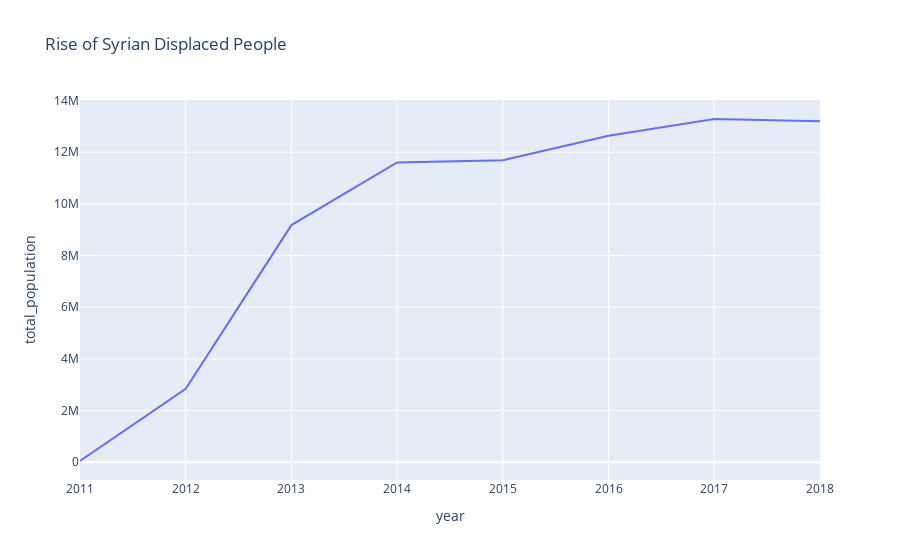

Notebook cell for this chart:
### Code cell
#interactive line plot 

import plotly.express as px

line_=syria.groupby("year")["total_population"].sum().reset_index()[11:]

fig = px.line(line_, x="year", y="total_population", title='Rise of Syrian Displaced People')
fig.show()

### Figure 1 — Plotly figure (JSON) as saved in the notebook; plotly's stock layout.template omitted (floating-point values rounded to 4 significant figures)
{"data": [{"hovertemplate": "year=%{x}<br>total_population=%{y}<extra></extra>", "legendgroup": "", "line": {"color": "#636efa", "dash": "solid"}, "mode": "lines", "name": "", "showlegend": false, "type": "scatter", "x": [2011, 2012, 2013, 2014, 2015, 2016, 2017, 2018], "xaxis": "x", "y": [48497, 2847018, 9180330, 11606526, 11690998, 12643092, 13288334, 13197248], "yaxis": "y"}], "layout": {"legend": {"tracegroupgap": 0}, "title": {"text": "Rise of Syrian Displaced People"}, "xaxis": {"anchor": "y", "domain": [0, 1], "title": {"text": "year"}}, "yaxis": {"anchor": "x", "domain": [0, 1], "title": {"text": "total_population"}}}}
